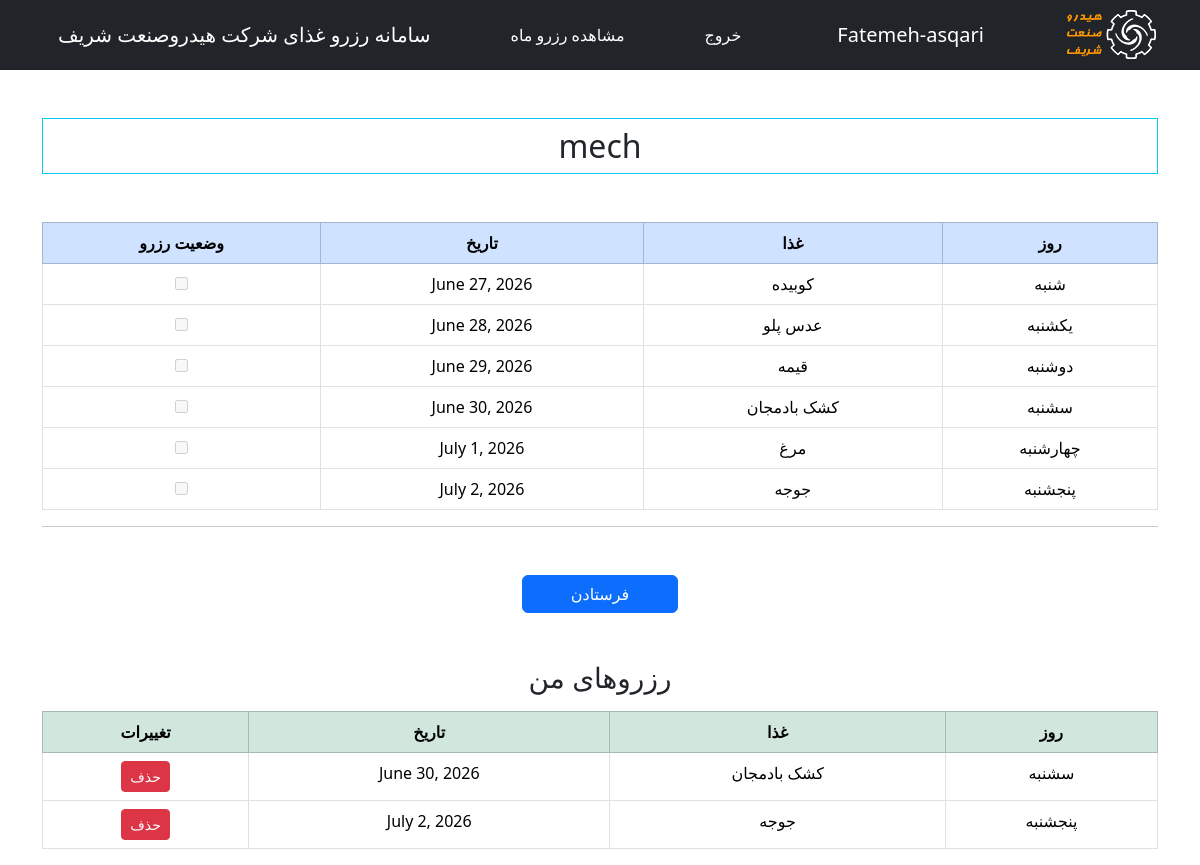
Page /account/reserve (signed in) on the committed database.
### accounts/models.py (models this page shows, shortened)
class Employees(models.Model):
    LOCATION_CHOISES=[('sanat','صنعت'),('golchin','گلچین'),('mech','مکانیک')]
    user=models.ForeignKey(User,on_delete=models.CASCADE)
    location=models.CharField(max_length=20,choices=LOCATION_CHOISES)

class FoodMenu(models.Model):
    DAY_CHOICES=[(5,'شنبه'),(6,'یکشنبه'),(0,'دوشنبه'),(1,'سه‌شنبه'),(2,'چهارشنبه'),(3,'پنجشنبه')]
    LOCATION_CHOISES=[('sanat','صنعت'),('golchin','گلچین'),('mech','مکانیک')]
    location=models.CharField(max_length=30 , choices=LOCATION_CHOISES)
    day=models.CharField(max_length=20,choices=DAY_CHOICES)
    food=models.CharField(max_length=50)
    date=models.DateField(default=timezone.now)
    price=models.IntegerField(default=0)

class Reservation(models.Model):
    employee=models.ForeignKey(Employees,on_delete=models.CASCADE)
    menu=models.ForeignKey(FoodMenu,on_delete=models.CASCADE)
    reserve_date=models.DateField(default=timezone.now)
    reserved_by=models.ForeignKey(User,on_delete=models.SET_NULL,null=True,blank=True)

### accounts/views.py (the view, shortened to what this page needs)
# urls.py: path('reserve',views.reserve_view, name='reserve'),
@never_cache
@login_required
def reserve_view(request):
    employee=Employees.objects.get(user=request.user)
    food_list=FoodMenu.objects.filter(location=employee.location)
    today=timezone.localdate()
    now = timezone.localtime().time()
    reservations = Reservation.objects.filter(employee=employee)
    employee = Employees.objects.get(user=request.user)
    if request.method=='POST':
        for item in food_list:
            selected = request.POST.get(f'food_{item.id}')
            if selected:
                Reservation.objects.get_or_create(employee=employee,menu=item,defaults={'reserved_by':request.user})
        reservations = Reservation.objects.filter(employee=employee)
    return render(
        request,
        'accounts/reserve_view.html',
        {'reservations': reservations ,'food_list': food_list,'location':employee.location,'today':today}
    )

### templates/accounts/reserve_view.html (shortened to what this page needs)
{% load humanize %} {% load static %}
<!doctype html>
<html lang="fa" dir="rtl">
  <head>
    <link
      rel="stylesheet"
      href="https://cdn.jsdelivr.net/npm/bootstrap@5.3.3/dist/css/bootstrap.rtl.min.css"
    />
  </head>
  <body>
    <nav class="navbar navbar-dark bg-dark">
      <div class="container">
        <img src="{% static 'images/logo.png' %}" alt="" />
        <div class="navbar-brand">{{user.username}}</div>
        <div class="header_item">
          <a
            href="{% url 'logout' %}"
            style="color: white; text-decoration: none"
            >خروج</a
          >
        </div>
        <div class="header_item">
          <a
            href="{% url 'my_reservations' %}"
            style="color: white; text-decoration: none"
            >مشاهده رزرو ماه</a
          >
        </div>
        <span class="navbar-brand">سامانه رزرو غذای شرکت هیدروصنعت شریف</span>
      </div>
    </nav>
    <div class="container">
      <p class="border text-center border-info mt-5 p-2 h2">{{ location }}</p>
    </div>
    <div class="container mt-5">
      <form method="post">
        <table
          class="table table-bordered table-hover text-center align-middle"
        >
          <thead class="table-primary">
            <th>روز</th>
            <th>غذا</th>
            <th>تاریخ</th>
            <th>وضعیت رزرو</th>
          </thead>
          <tbody>
            {% for item in food_list %}
            <tr>
              <td>{{item.day}}</td>
              <td>{{item.food}}</td>
              <td>{{item.date}}</td>
              <td>
                {% if item.date > today %}
                <input type="checkbox" name="food_{{ item.id }}" id="" />
                {% else %}
                <input
                  type="checkbox"
                  name="food_{{ item.id }}"
                  id=""
                  disabled
                />
                {% endif %}
              </td>
            </tr>
            {% endfor %}
          </tbody>
        </table>
        <hr />
        <div class="text-center mt-5">
          {% if message %}
          <input
            type="submit"
            value="فرستادن"
            class="btn btn-primary px-5"
            disabled
          />
          {% else %}
          <input type="submit" value="فرستادن" class="btn btn-primary px-5" />
          {% endif %}
        </div>
        <h3 class="text-center mt-5">رزروهای من</h3>
        <table class="table table-bordered text-center mt-3">
          <thead class="table-success">
            <tr>
              <th>روز</th>
              <th>غذا</th>
              <th>تاریخ</th>
              <th>تغییرات</th>
            </tr>
          </thead>
          <tbody>
            {% for r in reservations %}
            <tr>
              <td>{{ r.menu.day }}</td>
              <td>{{ r.menu.food }}</td>
              <td>{{ r.menu.date }}</td>
              <td>
                <a
                  href="{% url 'delete_reservation' r.id %}"
                  class="btn btn-danger btn-sm"
                  onclick="return confirm('حذف شود؟');"
                >
                  حذف
                </a>
              </td>
            </tr>
            {% empty %}
            <tr>
              <td colspan="4">هیچ رزروی ثبت نشده</td>
            </tr>
            {% endfor %}
          </tbody>
        </table>
      </form>
    </div>
  </body>
</html>

### rows in the picture
Employees: location "mech"
FoodMenu: day "شنبه", food "کوبیده", date "June 27, 2026"
FoodMenu: day "یکشنبه", food "عدس پلو", date "June 28, 2026"
FoodMenu: day "دوشنبه", food "قیمه", date "June 29, 2026"
FoodMenu: day "سشنبه", food "کشک بادمجان", date "June 30, 2026"
FoodMenu: day "چهارشنبه", food "مرغ", date "July 1, 2026"
FoodMenu: day "پنجشنبه", food "جوجه", date "July 2, 2026"
Reservation: menu.day "سشنبه", menu.food "کشک بادمجان", menu "June 30, 2026"
Reservation: menu.day "پنجشنبه", menu.food "جوجه", menu "July 2, 2026"

### other values in the picture
{{ user.username }} "Fatemeh-asqari"
